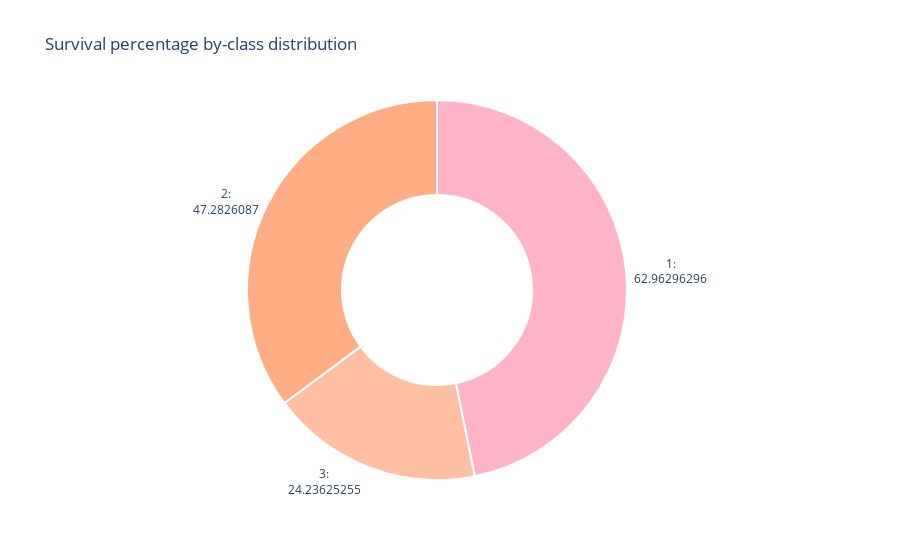

This figure's notebook cell:
### Markdown cell above
5. Зависит ли выживаемость от класса обслуживания?

### Code cell
df = df_all.copy()

df_grp = df[df["Survived"] == 1].groupby("Pclass")["PassengerId"].size().reset_index(name="survived_amount")
df_grp.loc[:, "amount"] = df.groupby("Pclass")["PassengerId"].size().reset_index(name="amount")["amount"]
df_grp.loc[:, "survived_percentage"] = df_grp["survived_amount"] / df_grp["amount"] * 100

fig = go.Figure()
fig.add_trace(go.Pie(labels=df_grp["Pclass"],
                     values=df_grp["survived_percentage"],
                     textinfo="label+text",
                     texttemplate="%{label}:<br>%{value}",
                     textposition="outside",
                     hoverinfo="label+percent+value",
                     marker = dict(colors = ["#ffb3c6",
                                             "#ffad85",
                                             "#ffbfa3"],
                                   line=dict(color="#ffffff", width=2))))
fig.update_layout(title_text="Survival percentage by-class distribution",
                  showlegend=False)
fig.update_traces(hole=0.5)

# Yes, first-class passengers were first to be saved, then second-class
#  and after all of them - third-class passengers.

### Figure 1 — Plotly figure (JSON) as saved in the notebook; plotly's stock layout.template omitted (floating-point values rounded to 4 significant figures)
{"data": [{"hole": 0.5, "hoverinfo": "label+percent+value", "labels": [1, 2, 3], "marker": {"colors": ["#ffb3c6", "#ffad85", "#ffbfa3"], "line": {"color": "#ffffff", "width": 2}}, "textinfo": "label+text", "textposition": "outside", "texttemplate": "%{label}:<br>%{value}", "type": "pie", "values": [62.96, 47.28, 24.24]}], "layout": {"autosize": true, "showlegend": false, "title": {"text": "Survival percentage by-class distribution"}}}
